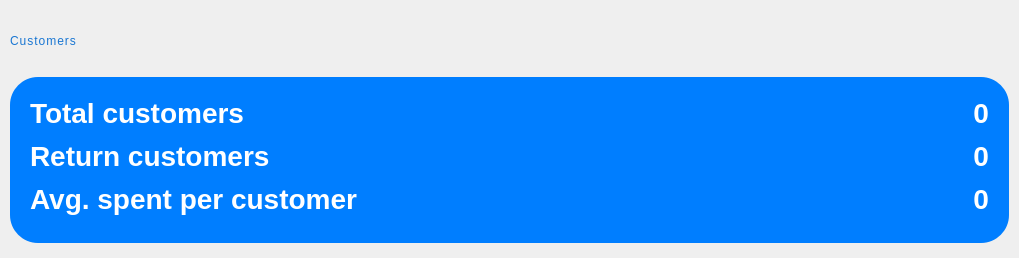
                <widget class="QWidget" name="widget_8" native="true">
                 <property name="minimumSize">
                  <size>
                   <width>1019</width>
                   <height>238</height>
                  </size>
                 </property>
                 <property name="maximumSize">
                  <size>
                   <width>16777215</width>
                   <height>16777215</height>
                  </size>
                 </property>
                 <property name="styleSheet">
                  <string notr="true"/>
                 </property>
                 <layout class="QVBoxLayout" name="verticalLayout_7">
                  <property name="leftMargin">
                   <number>10</number>
                  </property>
                  <property name="topMargin">
                   <number>0</number>
                  </property>
                  <property name="rightMargin">
                   <number>10</number>
                  </property>
                  <property name="bottomMargin">
                   <number>15</number>
                  </property>
                  <item>
                   <spacer name="verticalSpacer_17">
                    <property name="orientation">
                     <enum>Qt::Vertical</enum>
                    </property>
                    <property name="sizeHint" stdset="0">
                     <size>
                      <width>20</width>
                      <height>10</height>
                     </size>
                    </property>
                   </spacer>
                  </item>
                  <item alignment="Qt::AlignLeft">
                   <widget class="QLabel" name="Customer">
                    <property name="sizePolicy">
                     <sizepolicy hsizetype="Preferred" vsizetype="Preferred">
                      <horstretch>0</horstretch>
                      <verstretch>0</verstretch>
                     </sizepolicy>
                    </property>
                    <property name="minimumSize">
                     <size>
                      <width>221</width>
                      <height>61</height>
                     </size>
                    </property>
                    <property name="styleSheet">
                     <string notr="true">QLabel {
    font: 45px &quot;Segoe UI Semibold&quot;;
	font-weight:50pt;
    color: #1976D2; /* xanh dương đậm, hài hòa */
    letter-spacing: 1px;
}</string>
                    </property>
                    <property name="text">
                     <string>Customers</string>
                    </property>
                    <property name="alignment">
                     <set>Qt::AlignLeading|Qt::AlignLeft|Qt::AlignVCenter</set>
                    </property>
                    <property name="margin">
                     <number>10</number>
                    </property>
                   </widget>
                  </item>
                  <item>
                   <widget class="QWidget" name="widget_9" native="true">
                    <property name="minimumSize">
                     <size>
                      <width>0</width>
                      <height>166</height>
                     </size>
                    </property>
                    <property name="maximumSize">
                     <size>
                      <width>16777215</width>
                      <height>176</height>
                     </size>
                    </property>
                    <property name="styleSheet">
                     <string notr="true">background-color:rgb(0, 126, 255);
border-radius: 28%;</string>
                    </property>
                    <layout class="QFormLayout" name="formLayout_2">
                     <property name="horizontalSpacing">
                      <number>0</number>
                     </property>
                     <property name="verticalSpacing">
                      <number>0</number>
                     </property>
                     <property name="leftMargin">
                      <number>20</number>
                     </property>
                     <property name="topMargin">
                      <number>20</number>
                     </property>
                     <property name="rightMargin">
                      <number>20</number>
                     </property>
                     <property name="bottomMargin">
                      <number>20</number>
                     </property>
                     <item row="0" column="0">
                      <widget class="QLabel" name="Totalcustomers">
                       <property name="font">
                        <font>
                         <family>Segoe UI</family>
                         <pointsize>-1</pointsize>
                         <weight>75</weight>
                         <italic>false</italic>
                         <bold>true</bold>
                        </font>
                       </property>
                       <property name="styleSheet">
                        <string notr="true">    font: bold 14px &quot;Segoe UI&quot;;
    color: white;
    qproperty-alignment: 'AlignCenter';
font-weight:bold;
color:white;
font-size:28px;</string>
                       </property>
                       <property name="text">
                        <string>Total customers</string>
                       </property>
                      </widget>
                     </item>
                     <item row="0" column="1">
                      <widget class="QLabel" name="totaldata">
                       <property name="minimumSize">
                        <size>
                         <width>351</width>
                         <height>32</height>
                        </size>
                       </property>
                       <property name="font">
                        <font>
                         <family>Segoe UI</family>
                         <pointsize>-1</pointsize>
                         <weight>75</weight>
                         <italic>false</italic>
                         <bold>true</bold>
                        </font>
                       </property>
                       <property name="styleSheet">
                        <string notr="true">    font: bold 14px &quot;Segoe UI&quot;;
    color: white;
font-weight:bold;
color:white;
font-size:28px;</string>
                       </property>
                       <property name="text">
                        <string>0</string>
                       </property>
                       <property name="alignment">
                        <set>Qt::AlignRight|Qt::AlignTrailing|Qt::AlignVCenter</set>
                       </property>
                      </widget>
                     </item>
                     <item row="2" column="0">
                      <widget class="QLabel" name="Returncustomers">
                       <property name="font">
                        <font>
                         <family>Segoe UI</family>
                         <pointsize>-1</pointsize>
                         <weight>75</weight>
                         <italic>false</italic>
                         <bold>true</bold>
                        </font>
                       </property>
                       <property name="styleSheet">
                        <string notr="true">    font: bold 14px &quot;Segoe UI&quot;;
    color: white;
    qproperty-alignment: 'AlignCenter';
font-weight:bold;
color:white;
font-size:28px;</string>
                       </property>
                       <property name="text">
                        <string>Return customers</string>
                       </property>
                      </widget>
                     </item>
                     <item row="2" column="1">
                      <widget class="QLabel" name="returndata">
                       <property name="minimumSize">
                        <size>
                         <width>351</width>
                         <height>32</height>
                        </size>
                       </property>
                       <property name="font">
                        <font>
                         <family>Segoe UI</family>
                         <pointsize>-1</pointsize>
                         <weight>75</weight>
                         <italic>false</italic>
                         <bold>true</bold>
                        </font>
                       </property>
                       <property name="styleSheet">
                        <string notr="true">    font: bold 14px &quot;Segoe UI&quot;;
    color: white;
font-weight:bold;
color:white;
font-size:28px;</string>
                       </property>
                       <property name="text">
                        <string>0</string>
                       </property>
                       <property name="alignment">
                        <set>Qt::AlignRight|Qt::AlignTrailing|Qt::AlignVCenter</set>
                       </property>
                      </widget>
                     </item>
                     <item row="4" column="0">
                      <widget class="QLabel" name="Avgspend">
                       <property name="font">
                        <font>
                         <family>Segoe UI</family>
                         <pointsize>-1</pointsize>
                         <weight>75</weight>
                         <italic>false</italic>
                         <bold>true</bold>
                        </font>
                       </property>
                       <property name="styleSheet">
                        <string notr="true">    font: bold 14px &quot;Segoe UI&quot;;
    color: white;
    qproperty-alignment: 'AlignCenter';
font-weight:bold;
color:white;
font-size:28px;</string>
                       </property>
                       <property name="text">
                        <string>Avg. spent per customer</string>
                       </property>
                      </widget>
                     </item>
                     <item row="4" column="1">
                      <widget class="QLabel" name="Avgdata">
                       <property name="minimumSize">
                        <size>
                         <width>351</width>
                         <height>32</height>
                        </size>
                       </property>
                       <property name="font">
                        <font>
                         <family>Segoe UI</family>
                         <pointsize>-1</pointsize>
                         <weight>75</weight>
                         <italic>false</italic>
                         <bold>true</bold>
                        </font>
                       </property>
                       <property name="styleSheet">
                        <string notr="true">    font: bold 14px &quot;Segoe UI&quot;;
    color: white;
font-weight:bold;
color:white;
font-size:28px;</string>
                       </property>
                       <property name="text">
                        <string>0</string>
                       </property>
                       <property name="alignment">
                        <set>Qt::AlignRight|Qt::AlignTrailing|Qt::AlignVCenter</set>
                       </property>
                      </widget>
                     </item>
                     <item row="3" column="0">
                      <spacer name="verticalSpacer_14">
                       <property name="orientation">
                        <enum>Qt::Vertical</enum>
                       </property>
                       <property name="sizeType">
                        <enum>QSizePolicy::Fixed</enum>
                       </property>
                       <property name="sizeHint" stdset="0">
                        <size>
                         <width>20</width>
                         <height>11</height>
                        </size>
                       </property>
                      </spacer>
                     </item>
                     <item row="1" column="0">
                      <spacer name="verticalSpacer_15">
                       <property name="orientation">
                        <enum>Qt::Vertical</enum>
                       </property>
                       <property name="sizeType">
                        <enum>QSizePolicy::Fixed</enum>
                       </property>
                       <property name="sizeHint" stdset="0">
                        <size>
                         <width>20</width>
                         <height>11</height>
                        </size>
                       </property>
                      </spacer>
                     </item>
                    </layout>
                   </widget>
                  </item>
                 </layout>
                </widget>
